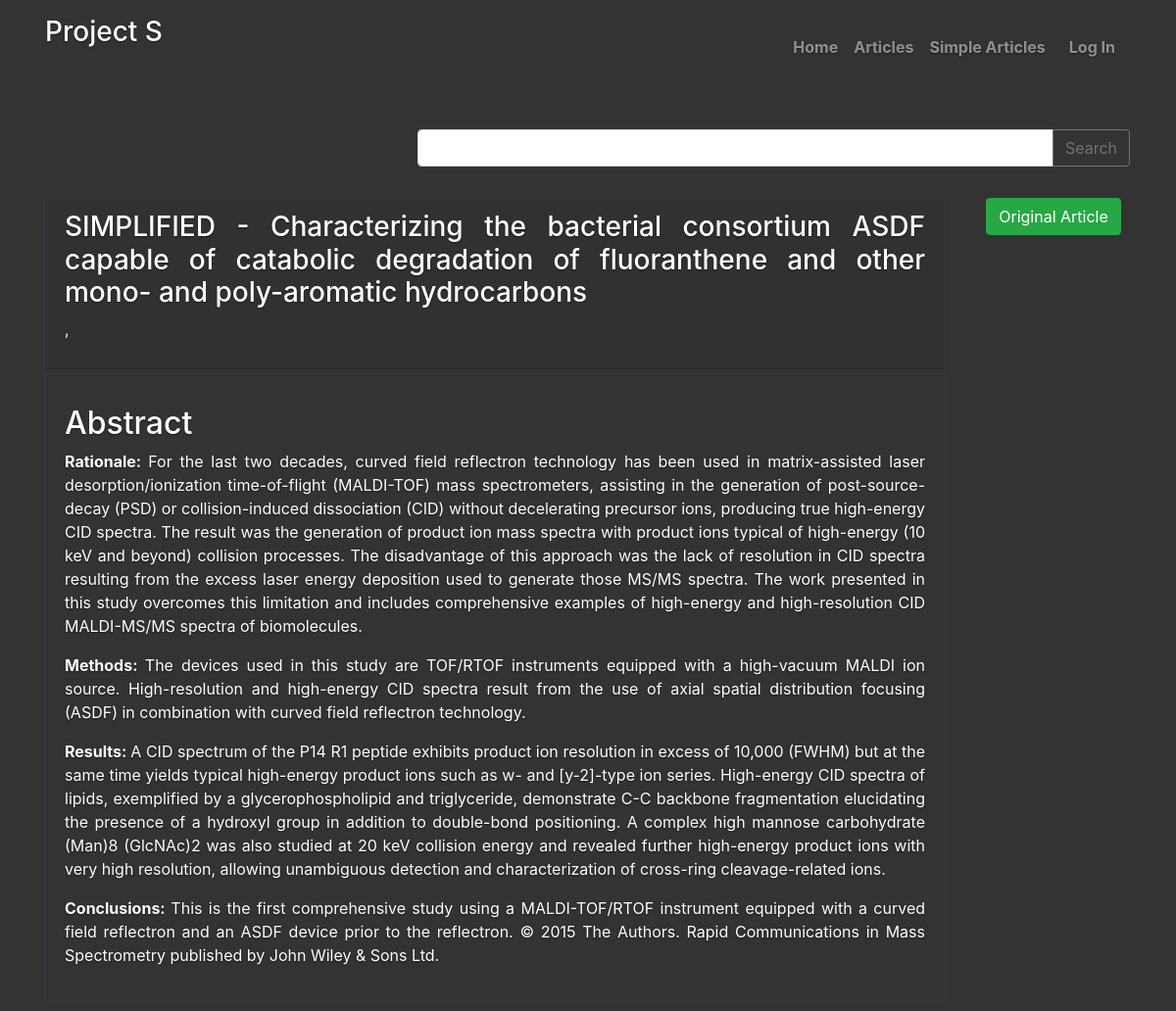
Page /articles/simple/4 on the committed database.
### Articles/models.py (models this page shows, shortened)
class Simple_article (models.Model):
    article = models.ForeignKey(Article, on_delete=models.CASCADE, related_name='s_article')
    PI_verified = models.BooleanField(default = False)
    FA_verified = models.BooleanField(default = False)
    created_at = models.DateTimeField(auto_now_add=True)
    created_by = models.ForeignKey(settings.AUTH_USER_MODEL, on_delete = models.CASCADE)
    updated_at = models.DateTimeField(auto_now=True)
    simple_text = RichTextField(blank = True, null=True)

class Article (models.Model):
    name = models.CharField(max_length = 255)
    link = models.URLField()
    PI = models.ForeignKey(settings.AUTH_USER_MODEL, on_delete= models.CASCADE, related_name='article_PI')
    first_author = models.ForeignKey(settings.AUTH_USER_MODEL, on_delete= models.CASCADE, related_name='article_FA')
    article_text = RichTextField(blank = True, null=True)
    reviewers = models.ManyToManyField(settings.AUTH_USER_MODEL, related_name='can_review')
    approvers = models.ManyToManyField(settings.AUTH_USER_MODEL, related_name='can_approve')

### Articles/views.py (the view)
# urls.py: path('simple/<int:pk>', views.SimpleArticleDetailView.as_view(), name = 'Simple_article_detail'),
class SimpleArticleDetailView(DetailView):
    model = Simple_article
    template_name = 'simple_article_detail.html'
    context_object_name = 'article'

### templates/simple_article_detail.html (shortened to what this page needs)
{% extends 'base.html' %}
{% block content %}
<div class="container p-3">
    <div class="row">
        <div class="col-4"></div>
            <div class="col-8">
                <div class="row justify-content-center">
                        <div class="input-group p-3" >
                                <input class="form-control" type="text">
                                <div class="input-group-append">
                                    <button class="btn btn-outline-secondary"> Search </button>
                                </div>
                        </div>
                    </div>
                </div>
            </div>
    </div>
<div class="container">
    <div class="row">
        <div class="col-10">
            <div class="card bg-transparent mb-2 border-dark">
                <div class="card-header text-justify">
                    <h3> SIMPLIFIED - {{article.article.name}}</h3>
                    <p class="text-light">
                        <a class="text-primary" href="#">{{article.first_author}}</a>,
                    </p>
                </div>
                <div class="card-body">
                    <div class="card-text text-justify">
                        <p>
                            {{article.simple_text|safe}}
                        </p>
                    </div>
                </div>
            </div>
        </div>
        <div class="col-2">
            <button class="btn btn-success"> Original Article </button>
        </div>
    </div>
</div>
{% endblock content %}

### static/CSS/cover.css (style rules this page uses)
html, body { height: 100%; background-color: #333; }
body { justify-content: center; color: #fff; text-shadow: 0 .05rem .1rem rgba(0, 0, 0, .5); }

### rows in the picture
Simple_article: article.name "Characterizing the bacterial consortium ASDF capable of catabolic degradation of fluoranthene and other mono- and poly-aromatic hydrocarbons", simple_text "Abstract Rationale: For the last two decades, curved field reflectron technology has been used in matrix-assisted laser desorption/ionization time-of-flight (MALDI-TOF) mass spectrometers, assisting in the generation of post-source-decay (PSD) or collision-induced dissociation (CID) without decelerating precursor ions, producing true high-energy CID spectra. The result was the generation of product ion mass spectra with product ions typical of high-energy (10 keV and beyond) collision processes. The disadvantage of this approach was the lack of resolution in CID spectra resulting from the excess laser energy deposition used to generate those MS/MS spectra. The work presented in this study…"
